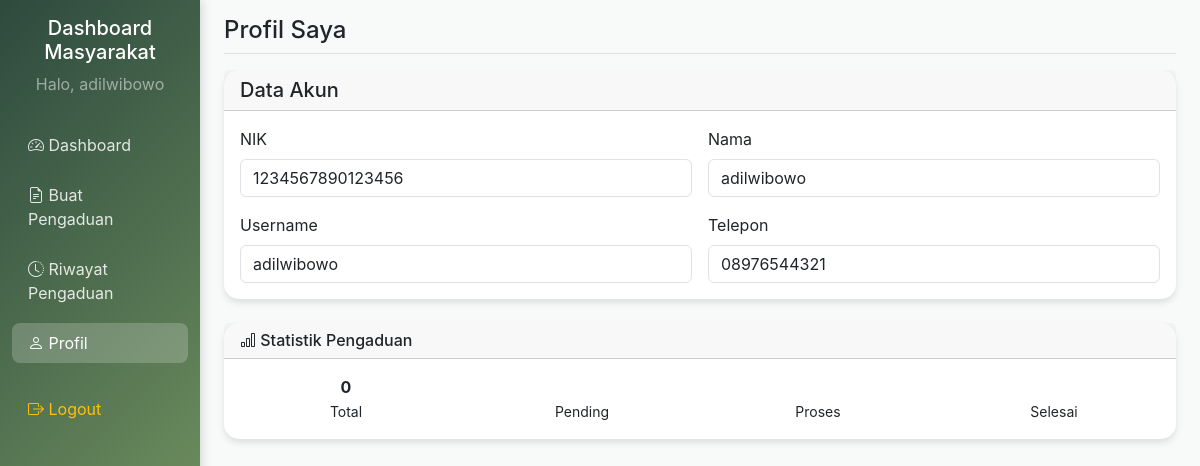
Screenshot of /masyarakat/profile.php (signed in) with the database file from the repository.
### tables this page shows
CREATE TABLE `masyarakat` (
  `nik` char(16) NOT NULL,
  `nama` varchar(35) NOT NULL,
  `username` varchar(25) NOT NULL,
  `password` varchar(255) NOT NULL,
  `telp` varchar(13) NOT NULL,
  `foto_profil` varchar(255) DEFAULT 'default.png',
  `created_at` timestamp NOT NULL DEFAULT current_timestamp(),
  `updated_at` timestamp NOT NULL DEFAULT current_timestamp() ON UPDATE current_timestamp()
);

### config/koneksi.php (called while the page is built, shortened)
<?php
class Database {
    private $host = 'localhost';
    private $username = 'root';
    private $password = '';
    private $database = 'db_apem';
    private $connection;
    public function __construct() {
        try {
            $this->connection = new PDO(
                "mysql:host={$this->host};dbname={$this->database};charset=utf8mb4",
                $this->username,
                $this->password,
                [
                    PDO::ATTR_ERRMODE => PDO::ERRMODE_EXCEPTION,
                    PDO::ATTR_DEFAULT_FETCH_MODE => PDO::FETCH_ASSOC,
                    PDO::ATTR_EMULATE_PREPARES => false
                ]
            );
        } catch (PDOException $e) {
            die("Koneksi database gagal: " . $e->getMessage());
        }
    }
    public function query($sql, $params = []) {
        try {
            $stmt = $this->connection->prepare($sql);
            $stmt->execute($params);
            return $stmt;
        } catch (PDOException $e) {
            throw new Exception("Query error: " . $e->getMessage());
        }
    }
}
$db = new Database();
?>

### masyarakat/profile.php (the view, shortened to what this page needs)
<?php
require_once '../config/koneksi.php';
try {
    $sql = "SELECT * FROM masyarakat WHERE nik = ?";
    $stmt = $db->query($sql, [$_SESSION['user_id']]);
    $user = $stmt->fetch();
    $stats_sql = "SELECT
                    COUNT(*) as total_pengaduan,
                    SUM(CASE WHEN status = '0' THEN 1 ELSE 0 END) as pending,
                    SUM(CASE WHEN status = 'proses' THEN 1 ELSE 0 END) as proses,
                    SUM(CASE WHEN status = 'selesai' THEN 1 ELSE 0 END) as selesai,
                    MIN(tgl_pengaduan) as first_complaint,
                    MAX(tgl_pengaduan) as last_complaint
                  FROM pengaduan WHERE nik = ?";
    $stats_stmt = $db->query($stats_sql, [$_SESSION['user_id']]);
    $stats = $stats_stmt->fetch();
} catch (Exception $e) {
    $_SESSION['error'] = "Terjadi kesalahan saat mengambil data";
    header('Location: dashboard.php');
    exit();
}
?>
<!DOCTYPE html>
<html lang="id">
<head>
    <link href="https://cdn.jsdelivr.net/npm/bootstrap@5.3.2/dist/css/bootstrap.min.css" rel="stylesheet">
    <link href="https://cdnjs.cloudflare.com/ajax/libs/bootstrap-icons/1.11.3/font/bootstrap-icons.min.css" rel="stylesheet">
</head>
<body>
<div class="container-fluid">
  <div class="row">
    <nav id="sidebarMenu" class="col-md-3 col-lg-2 d-md-block sidebar collapse">
      <div class="position-sticky pt-3">
        <div class="text-center mb-4">
            <h5 class="text-white">Dashboard Masyarakat</h5>
            <p class="text-white-50 mb-0">Halo, <?= htmlspecialchars($_SESSION['nama']); ?></p>
        </div>
        <ul class="nav flex-column">
          <li class="nav-item"><a class="nav-link" href="dashboard.php"><i class="bi bi-speedometer2"></i> Dashboard</a></li>
          <li class="nav-item"><a class="nav-link" href="pengaduan.php"><i class="bi bi-file-earmark-text"></i> Buat Pengaduan</a></li>
          <li class="nav-item"><a class="nav-link" href="riwayat.php"><i class="bi bi-clock-history"></i> Riwayat Pengaduan</a></li>
          <li class="nav-item"><a class="nav-link active" href="profile.php"><i class="bi bi-person"></i> Profil</a></li>
          <li class="nav-item mt-3"><a class="nav-link text-warning" href="../config/logout.php"><i class="bi bi-box-arrow-right"></i> Logout</a></li>
        </ul>
      </div>
    </nav>
    <main class="col-md-9 ms-sm-auto col-lg-10 px-md-4">
      <div class="d-flex justify-content-between align-items-center pt-3 pb-2 mb-3 border-bottom">
        <div class="d-flex align-items-center">
            <h1 class="h4 mb-0">Profil Saya</h1>
        </div>
      </div>
      <div class="card mb-4">
        <div class="card-header"><h5 class="mb-0">Data Akun</h5></div>
        <div class="card-body">
          <div class="row g-3">
            <div class="col-md-6">
              <label class="form-label">NIK</label>
              <input type="text" class="form-control" value="<?= htmlspecialchars($user['nik']); ?>" readonly>
            </div>
            <div class="col-md-6">
              <label class="form-label">Nama</label>
              <input type="text" class="form-control" value="<?= htmlspecialchars($user['nama']); ?>" readonly>
            </div>
            <div class="col-md-6">
              <label class="form-label">Username</label>
              <input type="text" class="form-control" value="<?= htmlspecialchars($user['username']); ?>" readonly>
            </div>
            <div class="col-md-6">
              <label class="form-label">Telepon</label>
              <input type="text" class="form-control" value="<?= htmlspecialchars($user['telp']); ?>" readonly>
            </div>
          </div>
        </div>
      </div>
      <div class="card mb-4">
        <div class="card-header"><h6 class="mb-0"><i class="bi bi-bar-chart"></i> Statistik Pengaduan</h6></div>
        <div class="card-body">
          <div class="row text-center">
            <div class="col"><strong><?= $stats['total_pengaduan']; ?></strong><br><small>Total</small></div>
            <div class="col"><strong><?= $stats['pending']; ?></strong><br><small>Pending</small></div>
            <div class="col"><strong><?= $stats['proses']; ?></strong><br><small>Proses</small></div>
            <div class="col"><strong><?= $stats['selesai']; ?></strong><br><small>Selesai</small></div>
          </div>
        </div>
      </div>
    </main>
  </div>
</div>
</body>
</html>

### masyarakat/profile.php (style rules this page uses)
:root { --primary:#2d4a3e; --secondary:#87a96b; }
body { background:#f8faf9; font-family:'Inter',sans-serif; }
.sidebar { min-height:100vh; background:linear-gradient(135deg,var(--primary),var(--secondary)); box-shadow:2px 0 10px rgba(0,0,0,.15); }
.sidebar .nav-link { color:rgba(255,255,255,0.85); border-radius:8px; margin:5px 0; transition:.3s; }
.sidebar .nav-link:hover,.sidebar .nav-link.active { background:rgba(255,255,255,0.2); color:#fff; }
.card { border-radius:15px; border:none; box-shadow:0 4px 6px rgba(0,0,0,.1); }

### rows the page displays
masyarakat: nik "1234567890123456", nama "adilwibowo", username "adilwibowo", telp "08976544321"

### other values shown
$_SESSION['nama'] "adilwibowo"
$stats['total_pengaduan'] "0"
